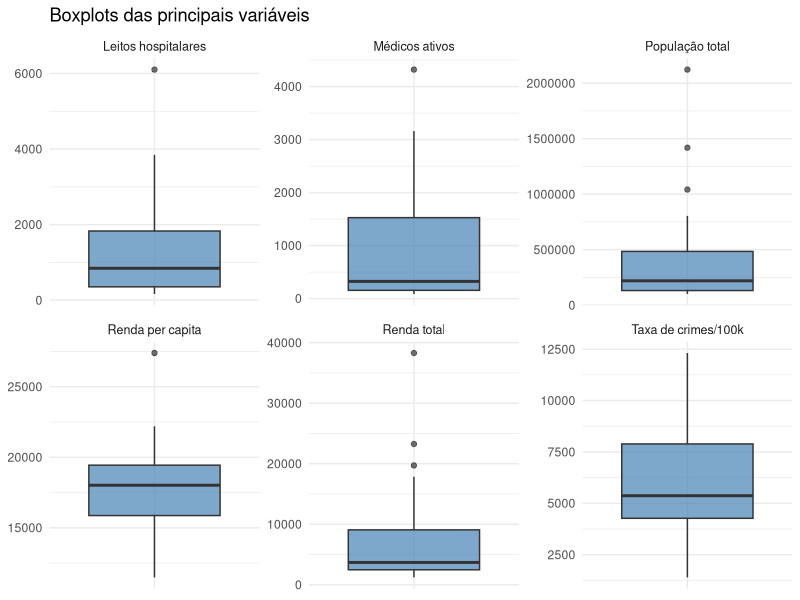
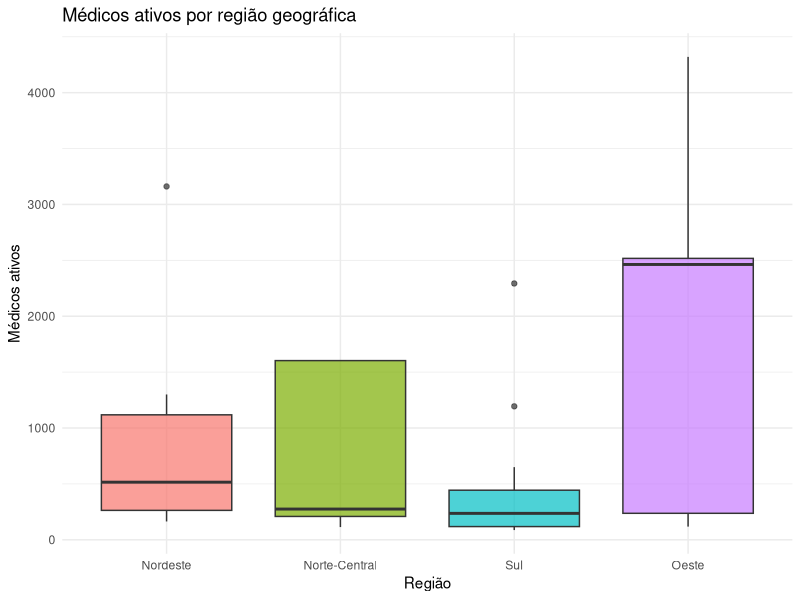
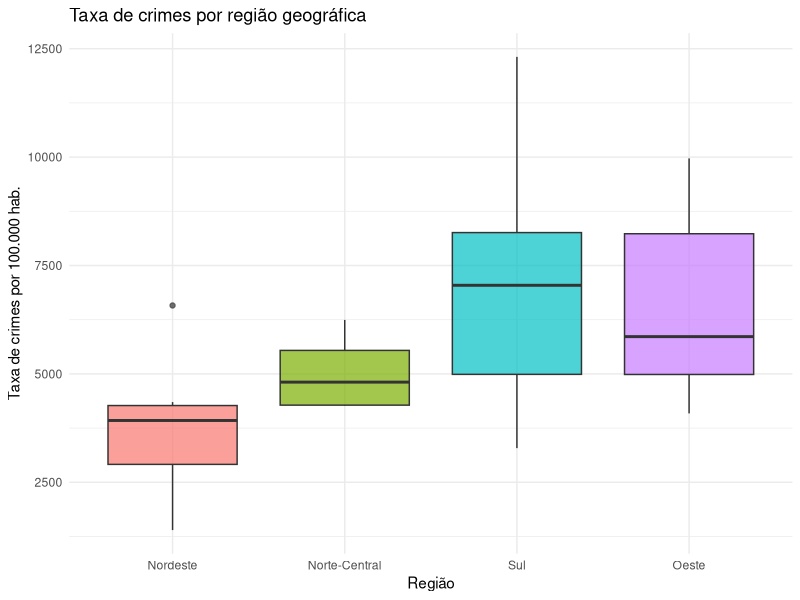
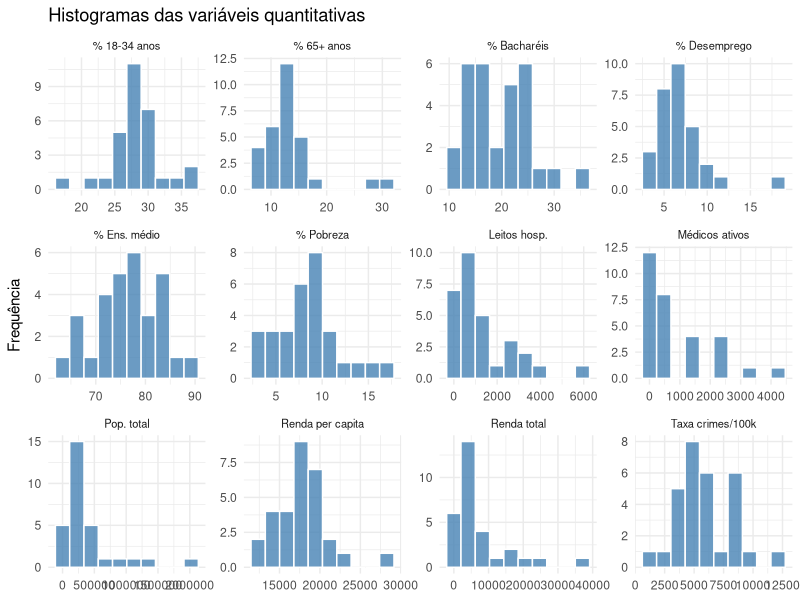
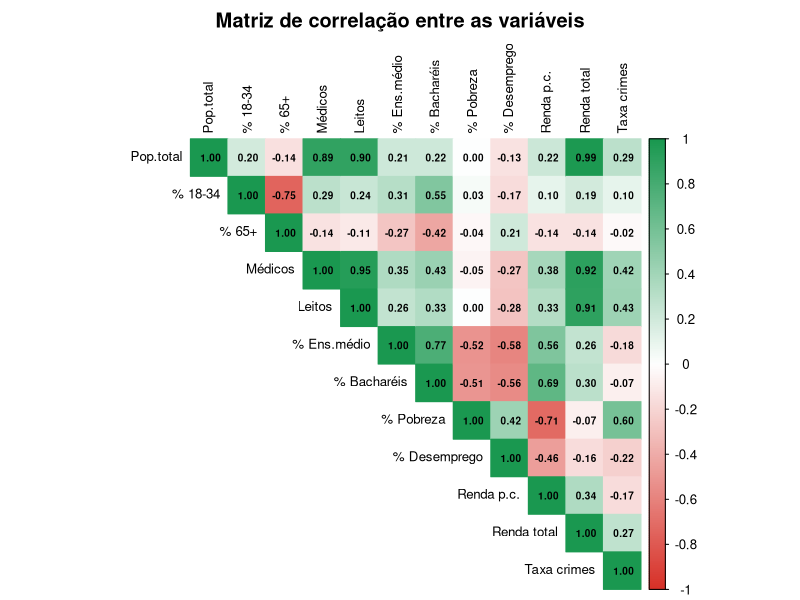
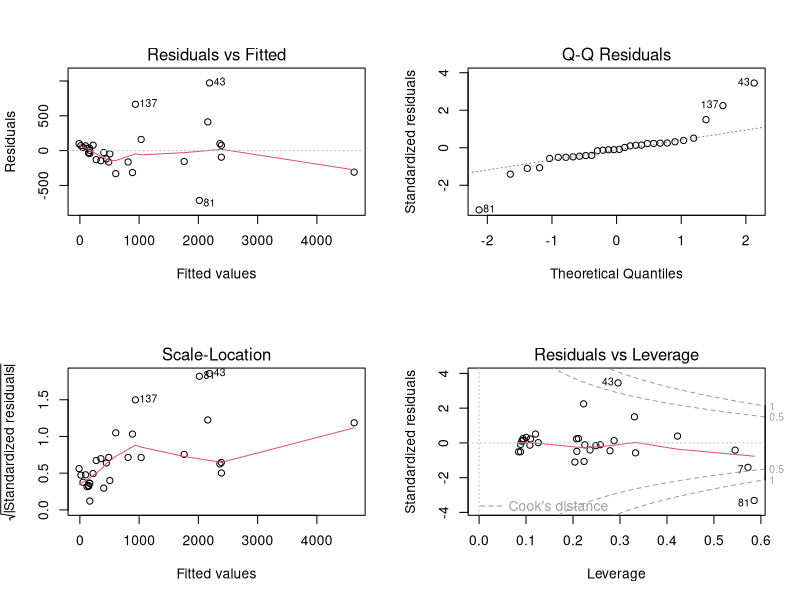

These figures' R source, in order:
## ---- chunk 1

library(ggplot2)
library(tidyverse)
library(openxlsx)
library(readxl)
library(corrplot)
library(car)
library(lmtest)

setwd("C:/Users/Helio/OneDrive/Documents/Analise_regressao_linear/trabalho")

database <- read.xlsx("dados_trabalho.xlsx")

# Criar taxa de crimes por 100.000 habitantes
database$taxa_crimes <- database$x9 / database$x4 * 100000

# Região como fator com rótulos
database$x16 <- factor(database$x16, levels = 1:4,
                        labels = c("Nordeste", "Norte-Central", "Sul", "Oeste"))

## ---- chunk 2

set.seed(123)

indices_amostra <- sample(1:nrow(database), size = 30, replace = FALSE)

dados_modelo    <- database[indices_amostra, ]
dados_validacao <- database[-indices_amostra, ]

cat("Observações para o modelo:   ", nrow(dados_modelo), "\n")
cat("Observações para validação:  ", nrow(dados_validacao), "\n")

## ---- chunk 3

classificacao <- data.frame(
  Código      = c("x3","x4","x5","x6","x7","x8","x9","x10","x11","x12","x13","x14","x15","x16","taxa_crimes"),
  Descrição   = c("Área da cidade (mi²)","População total","% pop. 18-34 anos",
                  "% pop. 65+ anos","Médicos ativos","Leitos hospitalares",
                  "Total de crimes","% ensino médio completo","% bacharéis",
                  "% abaixo da pobreza","% desempregados","Renda per capita",
                  "Renda total (mi USD)","Região geográfica","Taxa de crimes/100k hab."),
  Tipo        = c("Quantitativa Discreta","Quantitativa Discreta","Quantitativa Contínua","Quantitativa Contínua", "Quantitativa Discreta","Quantitativa Discreta","Quantitativa Discreta","Quantitativa Contínua", "Quantitativa Contínua","Quantitativa Contínua","Quantitativa Contínua","Quantitativa Contínua", "Quantitativa","Qualitativa","Quantitativa Contínua"))

knitr::kable(classificacao, caption = "Classificação das variáveis do estudo")

## ---- chunk 4

vars_num <- dados_modelo[, c("x3","x4","x5","x6","x7","x8","x9",
                              "x10","x11","x12","x13","x14","x15","taxa_crimes")]

resumo <- data.frame(
  Variável = names(vars_num),
  N        = sapply(vars_num, function(x) sum(!is.na(x))),
  Média    = sapply(vars_num, mean, na.rm = TRUE),
  Mediana  = sapply(vars_num, median, na.rm = TRUE),
  DP       = sapply(vars_num, sd, na.rm = TRUE),
  Mín      = sapply(vars_num, min, na.rm = TRUE),
  Máx      = sapply(vars_num, max, na.rm = TRUE)
)

resumo$CV_pct <- resumo$DP / resumo$Média * 100

resumo[, 3:8] <- round(resumo[, 3:8], 2)

knitr::kable(resumo, row.names = FALSE,
             caption = "Estatísticas descritivas — amostra de modelagem (n=30)")

## ---- chunk 5

freq_regiao <- table(dados_modelo$x16)

knitr::kable(
  freq_regiao,
  col.names = c("Região", "Frequência"),
  caption   = "Frequência de cidades por região geográfica — amostra de modelagem"
)

## ---- chunk 6

vars_box <- dados_modelo %>%
  select(x4, x7, x8, x14, x15, taxa_crimes) %>%
  pivot_longer(everything(), names_to = "variavel", values_to = "valor") %>%
  mutate(variavel = dplyr::recode(variavel,
    x4 = "População total", x7 = "Médicos ativos",
    x8 = "Leitos hospitalares", x14 = "Renda per capita",
    x15 = "Renda total", taxa_crimes = "Taxa de crimes/100k"))

ggplot(vars_box, aes(x = variavel, y = valor)) +
  geom_boxplot(fill = "steelblue", alpha = 0.7) +
  facet_wrap(~variavel, scales = "free", ncol = 3) +
  labs(title = "Boxplots das principais variáveis", x = NULL, y = NULL) +
  theme_minimal() +
  theme(axis.text.x = element_blank(), strip.text = element_text(size = 9))

## ---- chunk 7

ggplot(dados_modelo, aes(x = x16, y = x7, fill = x16)) +
  geom_boxplot(alpha = 0.7) +
  labs(title = "Médicos ativos por região geográfica",
       x = "Região", y = "Médicos ativos") +
  theme_minimal() +
  theme(legend.position = "none")

## ---- chunk 8

ggplot(dados_modelo, aes(x = x16, y = taxa_crimes, fill = x16)) +
  geom_boxplot(alpha = 0.7) +
  labs(title = "Taxa de crimes por região geográfica",
       x = "Região", y = "Taxa de crimes por 100.000 hab.") +
  theme_minimal() +
  theme(legend.position = "none")

## ---- chunk 9

vars_hist <- dados_modelo %>%
  select(x4, x5, x6, x7, x8, x10, x11, x12, x13, x14, x15, taxa_crimes) %>%
  pivot_longer(everything(), names_to = "variavel", values_to = "valor") %>%
  mutate(variavel = dplyr::recode(variavel,
    x4 = "Pop. total", x5 = "% 18-34 anos", x6 = "% 65+ anos",
    x7 = "Médicos ativos", x8 = "Leitos hosp.", x10 = "% Ens. médio",
    x11 = "% Bacharéis", x12 = "% Pobreza", x13 = "% Desemprego",
    x14 = "Renda per capita", x15 = "Renda total", taxa_crimes = "Taxa crimes/100k"))

ggplot(vars_hist, aes(x = valor)) +
  geom_histogram(bins = 10, fill = "steelblue", color = "white", alpha = 0.8) +
  facet_wrap(~variavel, scales = "free", ncol = 4) +
  labs(title = "Histogramas das variáveis quantitativas", x = NULL, y = "Frequência") +
  theme_minimal() +
  theme(strip.text = element_text(size = 8))

## ---- chunk 10

vars_cor <- dados_modelo %>%
  select(x4, x5, x6, x7, x8, x10, x11, x12, x13, x14, x15, taxa_crimes)

names(vars_cor) <- c("Pop.total","% 18-34","% 65+","Médicos","Leitos",
                     "% Ens.médio","% Bacharéis","% Pobreza",
                     "% Desemprego","Renda p.c.","Renda total","Taxa crimes")

matriz_cor <- cor(vars_cor, use = "complete.obs")

corrplot(matriz_cor,
         method  = "color",
         type    = "upper",
         addCoef.col = "black",
         number.cex  = 0.6,
         tl.cex  = 0.8,
         tl.col  = "black",
         col     = colorRampPalette(c("#d73027","white","#1a9850"))(200),
         title   = "Matriz de correlação entre as variáveis",
         mar     = c(0, 0, 2, 0))

## ---- chunk 11

modelo1 <- lm(x7 ~ x4 + x8 + x15 + x16, data = dados_modelo)
summary(modelo1)

## ---- chunk 12

vif(modelo1)
mean(vif(modelo1))

## ---- chunk 13

### Funções auxiliares: Homoscedasticidade e normalidade

# Função auxiliar para o critério PRESS_p (usado na seleção e no refinamento dos modelos)
PRESS <- function(modelo) sum((residuals(modelo) / (1 - hatvalues(modelo)))^2)

# Teste de Brown-Forsythe (versão modificada do teste de Levene para homocedasticidade):
# divide os resíduos em dois grupos, segundo a mediana dos valores ajustados, e compara
# o desvio absoluto de cada resíduo em relação à mediana do seu grupo por um teste t.
brown_forsythe_test <- function(modelo) {
  e     <- residuals(modelo)
  grupo <- factor(ifelse(fitted(modelo) <= median(fitted(modelo)), "Grupo 1", "Grupo 2"))
  d     <- ave(e, grupo, FUN = function(x) abs(x - median(x)))
  t.test(d ~ grupo, var.equal = TRUE)
}

# Critério Cp de Mallows para comparar um modelo com p parâmetros (SSEp) a um modelo
# de referência com todas as variáveis candidatas (MSE_full)
Cp_mallows <- function(modelo, mse_full, n) {
  p   <- length(coef(modelo))
  sse <- sum(residuals(modelo)^2)
  sse / mse_full - (n - 2 * p)
}

## ---- chunk 14

par(mfrow = c(2, 2))
plot(modelo1)
par(mfrow = c(1, 1))

## ---- chunk 15

bptest(modelo1)
brown_forsythe_test(modelo1)
shapiro.test(residuals(modelo1))

## ---- chunk 16

modelo1_sem_regiao <- lm(x7 ~ x4 + x8 + x15, data = dados_modelo)
anova(modelo1_sem_regiao, modelo1)
AIC(modelo1, modelo1_sem_regiao)

data.frame(
  Modelo       = c("Com região", "Sem região"),
  R2_ajustado  = c(summary(modelo1)$adj.r.squared,
                    summary(modelo1_sem_regiao)$adj.r.squared)
)

## ---- chunk 17

modelo1_final <- modelo1_sem_regiao
summary(modelo1_final)
vif(modelo1_final)
mean(vif(modelo1_final))
